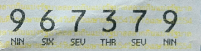
#> input picture pic/555.png, 201 x 51 px, found by its file name
$ python detect_test.py   (older library calls are emulated)
#> lines starting #> are read from the running program, lines starting #| are printed output that depends on the picture
import cv2
import numpy as np
from sklearn.externals import joblib
from skimage.feature import hog


def main():
    # img = cv2.imread("13.jpg")
    img = cv2.imread("555.png")
#> img is the input picture: shape (51, 201, 3); mean B, G, R 172.7, 185.1, 176.4
    img = cv2.resize(img, (768, 546))
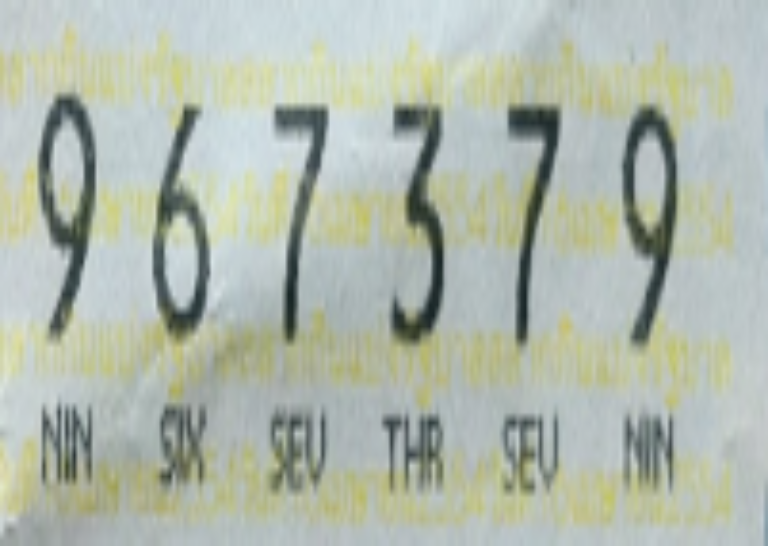
#> img: shape (546, 768, 3); mean B, G, R 172.5, 184.9, 176.3
#> (the run stopped early here; a loop or call above may not have finished)

$ run again, with pic/13.jpg saved as pic/555.png
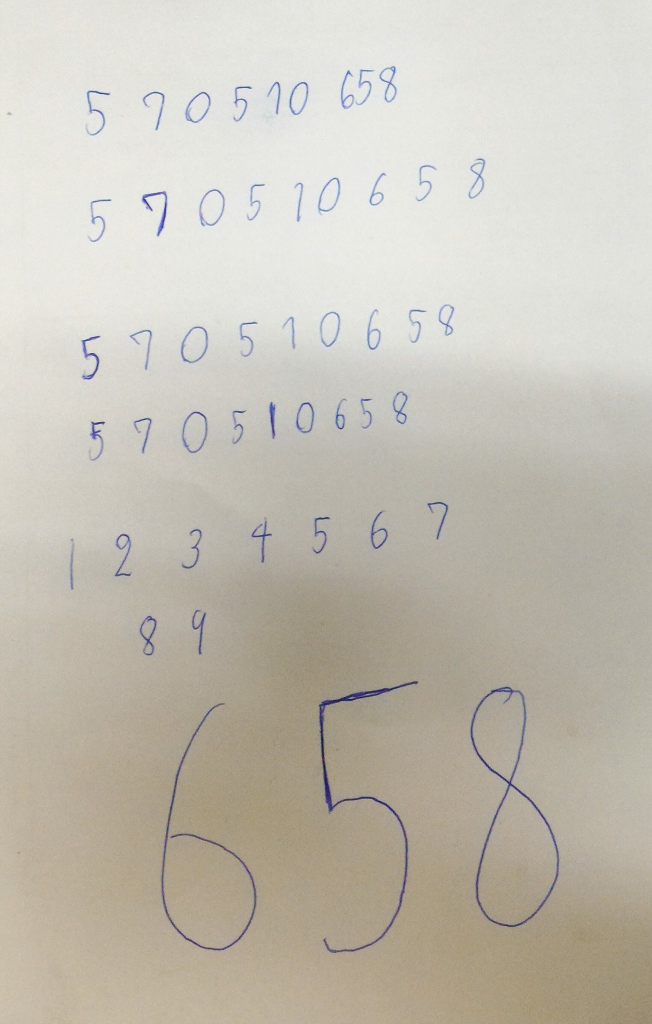
#> input picture pic/13.jpg, 1304 x 2048 px, found by its file name (shown at 1/2 size)
#> in main, img is the input picture: shape (2048, 1304, 3); mean B, G, R 180.7, 192.1, 196.9
#> in main, `img = cv2.resize(img, (768, 546))`:
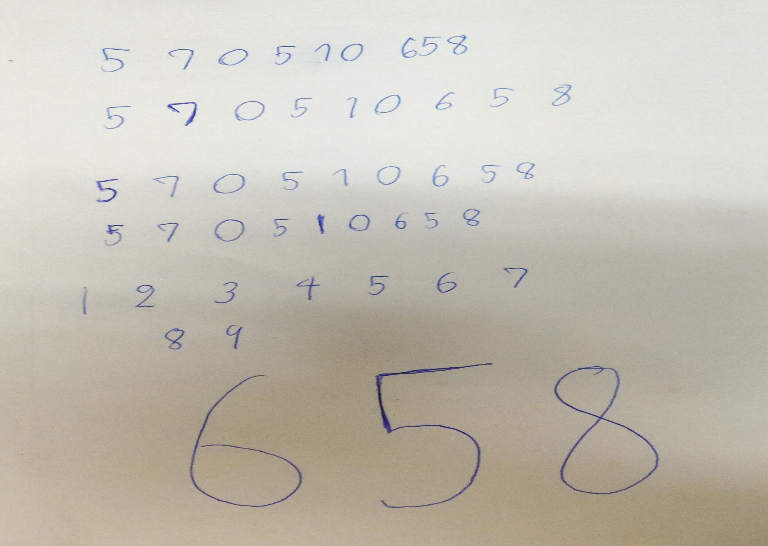
#> img: shape (546, 768, 3); mean B, G, R 180.6, 192, 196.8
